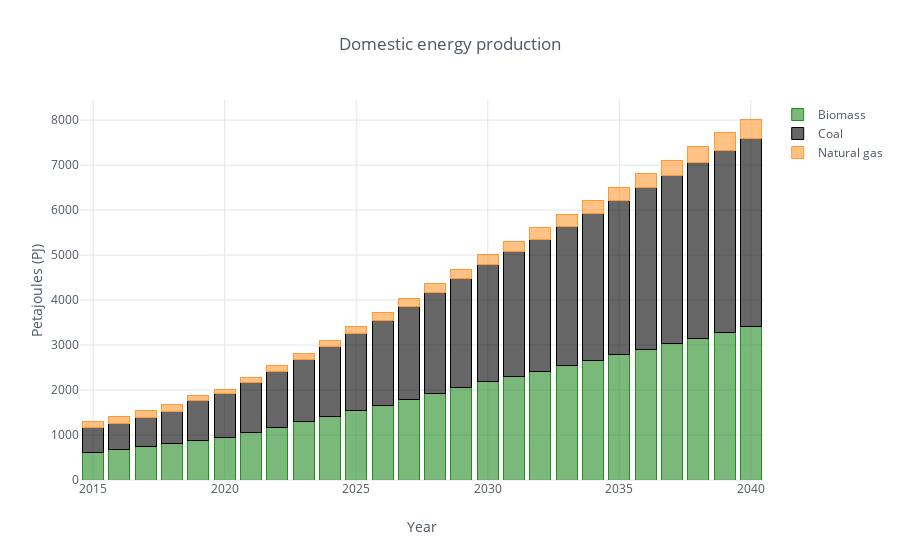

The code cell stored with this chart in its notebook:
### Code cell
#Domestic fuel production
fuels = ['OHC', 'GSL','DSL','LPG', 'JFL','HFO','NGS']

dom_prd_df = all_params['ProductionByTechnologyAnnual'][all_params['ProductionByTechnologyAnnual'].t.str.startswith('MIN')|
                                                       all_params['ProductionByTechnologyAnnual'].t.str.startswith('RNW')].drop('r', axis=1)
dom_prd_df = df_filter(dom_prd_df,3,6,[])

for each in dom_prd_df.columns:
    if each in ['Land','Water','Geothermal','Hydro','Solar','Wind']:
        dom_prd_df = dom_prd_df.drop(each, axis=1)
df_plot(dom_prd_df,'Petajoules (PJ)','Domestic energy production')

### Figure 1 — Plotly figure (JSON) as saved in the notebook; plotly's stock layout.template omitted (floating-point values rounded to 4 significant figures)
{"data": [{"marker": {"color": "rgba(34, 139, 34, 0.6)", "line": {"color": "rgba(34, 139, 34, 1.0)", "width": 1}}, "name": "Biomass", "orientation": "v", "text": "", "type": "bar", "uid": "ce0cfc4c-1889-4024-8bf4-86ee96bbf139", "x": [2015, 2016, 2017, 2018, 2019, 2020, 2021, 2022, 2023, 2024, 2025, 2026, 2027, 2028, 2029, 2030, 2031, 2032, 2033, 2034, 2035, 2036, 2037, 2038, 2039, 2040], "y": [610.4, 675.2, 741.7, 809.7, 876.8, 944.7, 1060.0, 1177.0, 1296.0, 1418.0, 1541.0, 1666.0, 1793.0, 1921.0, 2051.0, 2183.0, 2301.0, 2420.0, 2540.0, 2661.0, 2783.0, 2907.0, 3031.0, 3156.0, 3283.0, 3410.0]}, {"marker": {"color": "rgba(0, 0, 0, 0.6)", "line": {"color": "rgba(0, 0, 0, 1.0)", "width": 1}}, "name": "Coal", "orientation": "v", "text": "", "type": "bar", "uid": "f1017119-6ba0-4128-9ede-4eb40ee6ade9", "x": [2015, 2016, 2017, 2018, 2019, 2020, 2021, 2022, 2023, 2024, 2025, 2026, 2027, 2028, 2029, 2030, 2031, 2032, 2033, 2034, 2035, 2036, 2037, 2038, 2039, 2040], "y": [557.7, 583.8, 648.4, 708.4, 899.4, 970.6, 1103.0, 1242.0, 1379.0, 1543.0, 1713.0, 1889.0, 2065.0, 2244.0, 2425.0, 2608.0, 2771.0, 2936.0, 3103.0, 3271.0, 3441.0, 3594.0, 3747.0, 3904.0, 4047.0, 4184.0]}, {"marker": {"color": "rgba(255, 153, 51, 0.6)", "line": {"color": "rgba(255, 153, 51, 1.0)", "width": 1}}, "name": "Natural gas", "orientation": "v", "text": "", "type": "bar", "uid": "0c46001e-7562-4017-a68e-f090b0d8d4c2", "x": [2015, 2016, 2017, 2018, 2019, 2020, 2021, 2022, 2023, 2024, 2025, 2026, 2027, 2028, 2029, 2030, 2031, 2032, 2033, 2034, 2035, 2036, 2037, 2038, 2039, 2040], "y": [130.9, 156.8, 163.4, 170.2, 93.75, 96.38, 108.1, 120.1, 132.3, 144.7, 157.5, 170.3, 183.3, 196.5, 209.4, 222.9, 234.9, 247.1, 259.4, 271.8, 284.2, 308.9, 334.9, 362.4, 399.9, 431.0]}], "layout": {"barmode": "stack", "legend": {"bgcolor": "#FFFFFF", "font": {"color": "#4D5663"}, "traceorder": "normal"}, "paper_bgcolor": "#FFFFFF", "plot_bgcolor": "#FFFFFF", "title": {"font": {"color": "#4D5663"}, "text": "Domestic energy production"}, "xaxis": {"gridcolor": "#E1E5ED", "showgrid": true, "tickfont": {"color": "#4D5663"}, "title": {"font": {"color": "#4D5663"}, "text": "Year"}, "zerolinecolor": "#E1E5ED"}, "yaxis": {"gridcolor": "#E1E5ED", "showgrid": true, "tickfont": {"color": "#4D5663"}, "title": {"font": {"color": "#4D5663"}, "text": "Petajoules (PJ)"}, "zerolinecolor": "#E1E5ED"}}}
